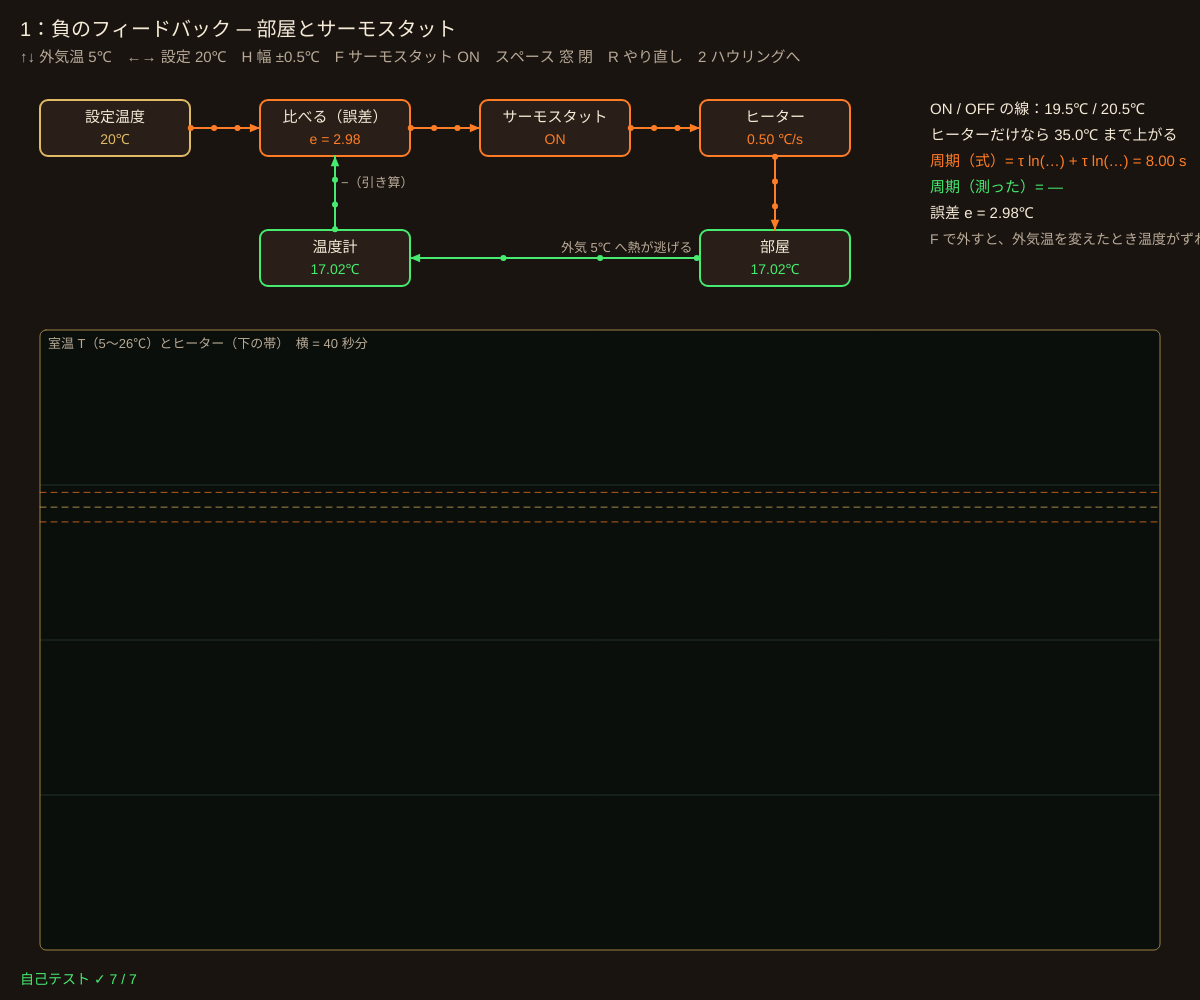
Frame 1 (no input)
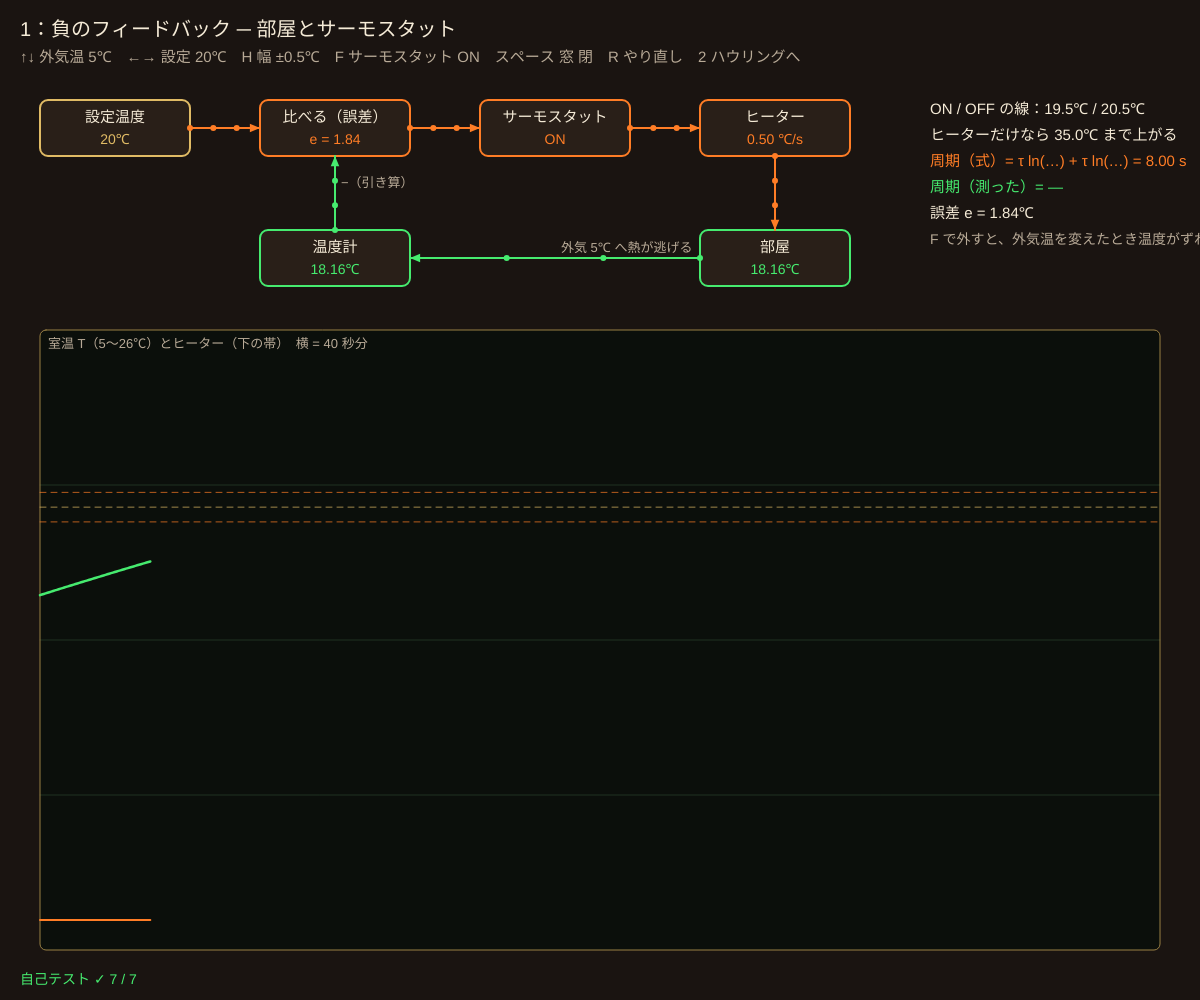
Frame 60 (no input)
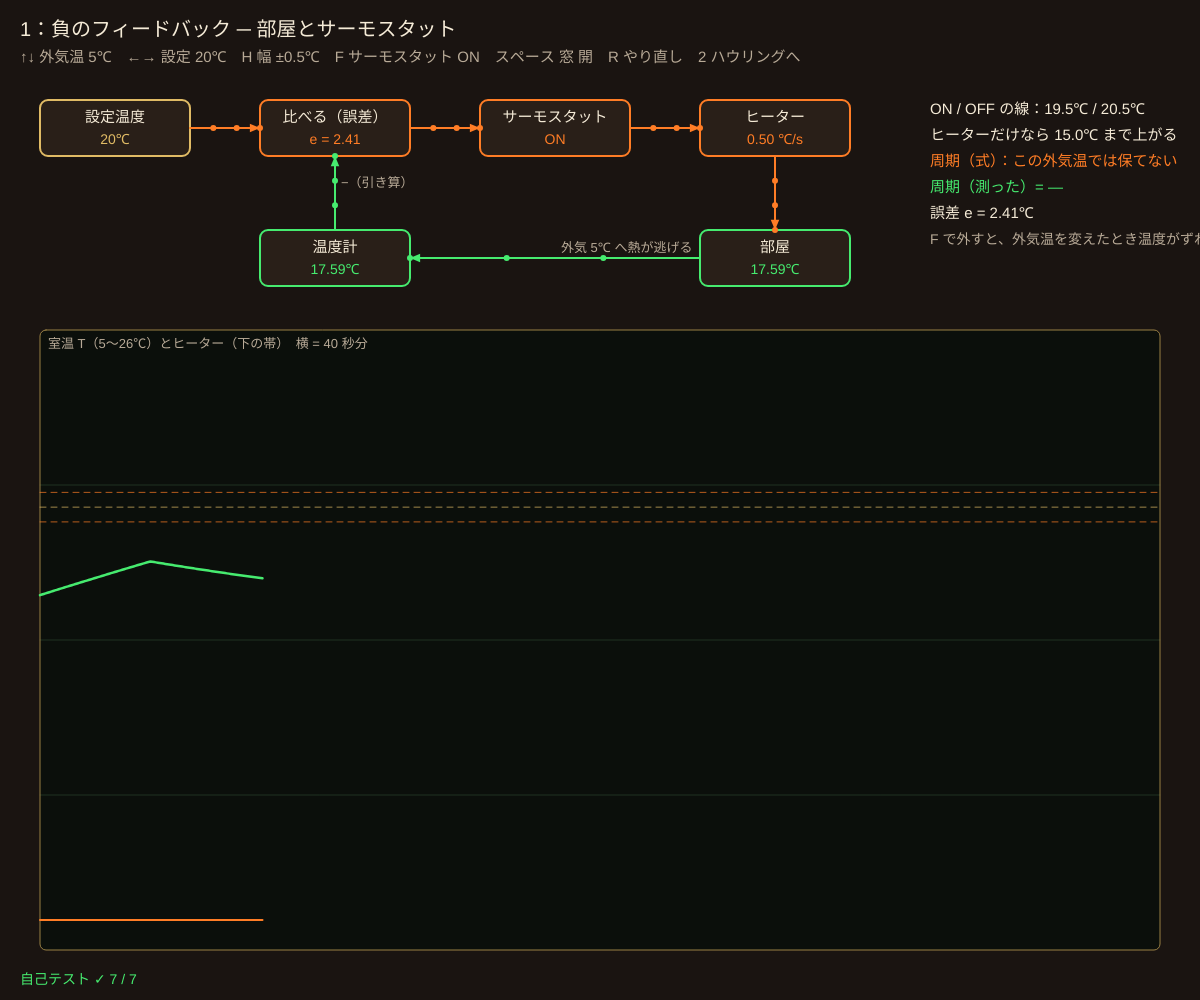
Frame 120 (the mouse pressed at the canvas centre since frame 60)

The p5.js sketch that drew these frames (run headless with seeded random() and noise() and a simulated clock; from frame 60 on, the mouse is pressed at the canvas centre):

// p5.js sketch
// ── sketch.js
// ============================================
// 00 負のフィードバックと正のフィードバック
// 1：部屋とサーモスタット（負のフィードバック）。温度が下がるとヒーターが入り、上がると切れる → 温度が一定に保たれる
// 2：マイクのハウリング（正のフィードバック）。音が増えるほどもっと増える → 暴走して、アンプの上限で飽和する
// 1 2 = 切りかえ / ↑↓ = 外気温（1）・ループゲイン G（2） / ←→ = 設定温度 / H = ヒステリシスの幅 / F = サーモスタットを外す
// スペース・クリック = 窓を開ける（1）・音を入れる（2） / R = やり直し
// ============================================

let tauRoom = 60;          // ★ 部屋の時定数 [秒]（大きいほど冷めにくい）
let heatRate = 0.5;        // ★ ヒーターの温め速さ [℃/秒]（ヒーターだけなら外気 + 30℃ まで上がる）
let setT = 20, outT = 5;   // ★ 設定温度・外気温 [℃]
const BANDS = [0.25, 0.5, 1, 2];   // ★ ヒステリシスの半分の幅 [℃]（設定 ± この幅で ON / OFF）
let bandI = 1, useThermo = true, windowOpen = false;
let G = 1.5;               // ★ ハウリングのループゲイン（マイク → アンプ → スピーカー → マイク の 1 周の倍率）
let tauHowl = 0.2;         // ★ 音が 1 周する時間の目安 [秒]
let modeSel = 1, room, howl, histA = [], tSim = 0, switches = [];
const SPEED1 = 4, SPEED2 = 0.5;    // 1 フレームで進む時間 = (1/60) × SPEED

function setup() {
  createCanvas(windowWidth, windowHeight);
  colorMode(HSB, 360, 100, 100, 100);
  selfTest();
  resetAll();
}
function resetAll() { room = { T: 17, on: 0 }; howl = { y: 1e-3 }; histA = []; tSim = 0; switches = []; }

// ---- 1：部屋の温度 T' = (外気 − T) / τ + (ヒーター ON なら heatRate)
function roomStep(r, p, dt) {
  let band = BANDS[p.bandI], tau = p.windowOpen ? p.tau / 3 : p.tau;
  if (p.thermo) {                                  // サーモスタット：下の線より下で ON、上の線より上で OFF
    if (r.T < p.setT - band) r.on = 1;
    else if (r.T > p.setT + band) r.on = 0;
  } else r.on = 0.5;                               // 外すと：ヒーターを半分の強さでつけっぱなし
  r.T += dt * ((p.outT - r.T) / tau + p.heat * r.on);
  r.T = clampv(r.T, -50, 80);
}
function roomParams() { return { tau: tauRoom, heat: heatRate, setT, outT, bandI, thermo: useThermo, windowOpen }; }
// ---- 2：ハウリング y' = (G · tanh(y) − y) / τ（tanh = アンプの上限で飽和）
function howlDeriv(s, p) { return [(p.G * Math.tanh(s[0]) - s[0]) / p.tau]; }

function draw() {
  background(24, 35, 10);
  let p = roomParams(), ph = (frameCount / 90) % 1;
  if (modeSel === 1) {
    for (let k = 0; k < 4; k++) {
      let was = room.on; roomStep(room, p, SPEED1 / 240); tSim += SPEED1 / 240;
      if (was !== room.on && room.on === 1) switches.push(tSim);
    }
    if (switches.length > 6) switches.shift();
    histA.push([room.T, room.on]);
  } else {
    for (let k = 0; k < 4; k++) { howl.y = clampv(rk4(howlDeriv, [howl.y], { G, tau: tauHowl }, SPEED2 / 240)[0], -5, 5); tSim += SPEED2 / 240; }
    histA.push([howl.y]);
  }
  if (histA.length > 600) histA.shift();

  say(modeSel === 1 ? '1：負のフィードバック ─ 部屋とサーモスタット' : '2：正のフィードバック ─ マイクのハウリング', 20, 36, 20);
  say(modeSel === 1 ? '↑↓ 外気温 ' + outT + '℃　←→ 設定 ' + setT + '℃　H 幅 ±' + BANDS[bandI] + '℃　F サーモスタット ' + (useThermo ? 'ON' : '外した') + '　スペース 窓 ' + (windowOpen ? '開' : '閉') + '　R やり直し　2 ハウリングへ'
                    : '↑↓ ループゲイン G = ' + G.toFixed(2) + '　スペース・クリック 音を入れる　R やり直し　1 サーモスタットへ', 20, 62, 15, C_SUB);

  // ---- ループの図
  let bx = 40, by = 100, bw = 150, bh = 56, gap = 70;
  if (modeSel === 1) {
    let e = setT - room.T;
    blockBox(bx, by, bw, bh, '設定温度', setT + '℃', C_BRASS);
    blockBox(bx + (bw + gap), by, bw, bh, '比べる（誤差）', 'e = ' + e.toFixed(2), C_TUBE);
    blockBox(bx + 2 * (bw + gap), by, bw, bh, 'サーモスタット', useThermo ? (room.on ? 'ON' : 'OFF') : '外した', room.on ? C_TUBE : C_SUB);
    blockBox(bx + 3 * (bw + gap), by, bw, bh, 'ヒーター', (heatRate * room.on).toFixed(2) + ' ℃/s', room.on ? C_TUBE : C_SUB);
    blockBox(bx + 3 * (bw + gap), by + 130, bw, bh, '部屋', room.T.toFixed(2) + '℃', C_SCOPE);
    blockBox(bx + (bw + gap), by + 130, bw, bh, '温度計', room.T.toFixed(2) + '℃', C_SCOPE);
    for (let i = 0; i < 3; i++) flowArrow(bx + i * (bw + gap) + bw, by + bh / 2, bx + (i + 1) * (bw + gap), by + bh / 2, C_TUBE, ph);
    flowArrow(bx + 3 * (bw + gap) + bw / 2, by + bh, bx + 3 * (bw + gap) + bw / 2, by + 130, C_TUBE, ph);
    flowArrow(bx + 3 * (bw + gap), by + 130 + bh / 2, bx + (bw + gap) + bw, by + 130 + bh / 2, C_SCOPE, ph, '外気 ' + outT + '℃ へ熱が逃げる');
    flowArrow(bx + (bw + gap) + bw / 2, by + 130, bx + (bw + gap) + bw / 2, by + bh, C_SCOPE, ph, '−（引き算）');
  } else {
    blockBox(bx, by, bw, bh, 'マイク', howl.y.toFixed(3), C_SCOPE);
    blockBox(bx + (bw + gap), by, bw, bh, 'アンプ × G', 'G = ' + G.toFixed(2), C_TUBE);
    blockBox(bx + 2 * (bw + gap), by, bw, bh, '上限（飽和）', 'tanh', C_TUBE);
    blockBox(bx + 3 * (bw + gap), by, bw, bh, 'スピーカー', (G * Math.tanh(howl.y)).toFixed(3), C_TUBE);
    blockBox(bx + 1.5 * (bw + gap), by + 130, bw, bh, '空気（部屋）', '遅れ τ = ' + tauHowl + ' s', C_SCOPE);
    for (let i = 0; i < 3; i++) flowArrow(bx + i * (bw + gap) + bw, by + bh / 2, bx + (i + 1) * (bw + gap), by + bh / 2, C_TUBE, ph);
    flowArrow(bx + 3 * (bw + gap) + bw / 2, by + bh, bx + 1.5 * (bw + gap) + bw, by + 130 + bh / 2, C_TUBE, ph);
    flowArrow(bx + 1.5 * (bw + gap), by + 130 + bh / 2, bx + bw / 2, by + bh, C_SCOPE, ph, '+（足し算）');
  }

  // ---- 計算した数
  let mx = bx + 4 * (bw + gap) + 10, my = by + 14;
  if (modeSel === 1) {
    let band = BANDS[bandI], Ton = outT + heatRate * (windowOpen ? tauRoom / 3 : tauRoom), tau = windowOpen ? tauRoom / 3 : tauRoom;
    let per = thermoPeriod(setT - band, setT + band, outT, Ton, tau), meas = switches.length > 1 ? (switches[switches.length - 1] - switches[0]) / (switches.length - 1) : NaN;
    say('ON / OFF の線：' + (setT - band) + '℃ / ' + (setT + band) + '℃', mx, my, 15);
    say('ヒーターだけなら ' + Ton.toFixed(1) + '℃ まで上がる', mx, my + 26, 15);
    say(per ? '周期（式）= τ ln(…) + τ ln(…) = ' + per.toFixed(2) + ' s' : '周期（式）：この外気温では保てない', mx, my + 52, 15, C_TUBE);
    say('周期（測った）= ' + (Number.isFinite(meas) ? meas.toFixed(2) + ' s' : '—'), mx, my + 78, 15, C_SCOPE);
    say('誤差 e = ' + (setT - room.T).toFixed(2) + '℃', mx, my + 104, 15);
    say(useThermo ? 'F で外すと、外気温を変えたとき温度がずれていく' : '外したまま ↑↓ で外気温を変えてみよう', mx, my + 130, 14, C_SUB);
  } else {
    let ys = fixedHowl(G), rate = (G - 1) / tauHowl;
    say('小さいうちは y ∝ e^{(G − 1) t / τ}', mx, my, 15);
    say('増える速さ (G − 1)/τ = ' + rate.toFixed(2) + ' /s', mx, my + 26, 15, C_TUBE);
    say(G > 1 ? '2 倍になる時間 = ' + (Math.log(2) / rate).toFixed(3) + ' s' : 'G ≤ 1：音は消えていく', mx, my + 52, 15, C_TUBE);
    say('落ちつく先 y* = G tanh(y*) → ' + ys.toFixed(4), mx, my + 78, 15, C_SCOPE);
    say(G > 1 ? '暴走 → 上限で張りつく（ハウリング）' : '小さな音を入れても静かになる', mx, my + 104, 15, G > 1 ? C_ALARM : C_SCOPE);
  }

  // ---- 時間グラフ
  let gx = 40, gy = by + 230, gw = width - 80, gh = height - gy - 50;
  if (modeSel === 1) {
    let lo = Math.min(setT - 6, outT), hi = setT + 6;
    plotFrame(gx, gy, gw, gh, '室温 T（' + lo + '〜' + hi + '℃）とヒーター（下の帯）　横 = ' + (600 / 60 * SPEED1).toFixed(0) + ' 秒分');
    hLine(setT + BANDS[bandI], gx, gy, gw, gh, lo, hi, C_TUBE); hLine(setT - BANDS[bandI], gx, gy, gw, gh, lo, hi, C_TUBE);
    hLine(setT, gx, gy, gw, gh, lo, hi, C_BRASS);
    plotLine(histA.map((h) => h[0]), gx, gy, gw, gh, lo, hi, C_SCOPE, 600, 2.5);
    plotLine(histA.map((h) => h[1]), gx, gy + gh - 30, gw, 24, 0, 1, C_TUBE, 600, 2);
  } else {
    let hi = Math.max(1.2, fixedHowl(Math.max(G, 1)) * 1.2);
    plotFrame(gx, gy, gw, gh, 'マイクの音の大きさ y（0〜' + hi.toFixed(2) + '）　横 = ' + (600 / 60 * SPEED2).toFixed(0) + ' 秒分');
    hLine(fixedHowl(G), gx, gy, gw, gh, 0, hi, C_TUBE);
    plotLine(histA.map((h) => Math.abs(h[0])), gx, gy, gw, gh, 0, hi, C_TUBE, 600, 2.5);
  }
  drawSelfTest();
}

// サーモスタットの周期（式）：lo→hi に温める時間 + hi→lo に冷める時間
function thermoPeriod(lo, hi, out, Ton, tau) {
  if (!(Ton > hi && out < lo)) return null;
  return tau * Math.log((Ton - lo) / (Ton - hi)) + tau * Math.log((hi - out) / (lo - out));
}
// y = G tanh(y) の正の解（2 分法）。G ≤ 1 なら 0
function fixedHowl(g) {
  if (g <= 1) return 0;
  let a = 1e-9, b = g + 1;
  for (let k = 0; k < 200; k++) { let m = (a + b) / 2; if (g * Math.tanh(m) - m > 0) a = m; else b = m; }
  return (a + b) / 2;
}

function keyPressed() {
  if (key === '1') { modeSel = 1; resetAll(); }
  if (key === '2') { modeSel = 2; resetAll(); }
  if (key === UP_ARROW) { if (modeSel === 1) outT = Math.min(18, outT + 1); else G = Math.min(3, G + 0.05); }
  if (key === DOWN_ARROW) { if (modeSel === 1) outT = Math.max(-15, outT - 1); else G = Math.max(0.2, G - 0.05); }
  if (key === RIGHT_ARROW) setT = Math.min(28, setT + 1);
  if (key === LEFT_ARROW) setT = Math.max(12, setT - 1);
  if (key === 'h' || key === 'H') bandI = (bandI + 1) % BANDS.length;
  if (key === 'f' || key === 'F') useThermo = !useThermo;
  if (key === ' ') kick();
  if (key === 'r' || key === 'R') resetAll();
}
function mousePressed() { kick(); }
function kick() { if (modeSel === 1) windowOpen = !windowOpen; else howl.y = clampv(howl.y + 0.02, -5, 5); }

// ---- 自己テスト：式で計算できる値と比べる
function selfTest() {
  selfTestResults = [];
  let p = { tau: 60, heat: 0.5, setT: 20, outT: 5, bandI: 1, thermo: true, windowOpen: false }, r = { T: 12, on: 0 }, dt = 0.01;
  let t = 0, lo = 1e9, hi = -1e9, ons = [];
  while (t < 600) { let was = r.on; roomStep(r, p, dt); t += dt; if (t > 300) { lo = Math.min(lo, r.T); hi = Math.max(hi, r.T); if (!was && r.on) ons.push(t); } }
  check('落ちついた後、室温は 19.5〜20.5℃ の帯の中（行きすぎ ≤ 0.01℃）', lo > 19.5 - 0.01 && hi < 20.5 + 0.01);
  let per = (ons[ons.length - 1] - ons[0]) / (ons.length - 1), perF = thermoPeriod(19.5, 20.5, 5, 35, 60);
  check('ON → ON の周期が式 τ ln(15.5/14.5) × 2 = ' + perF.toFixed(3) + ' s と 1% 以内で一致', ons.length > 5 && Math.abs(per - perF) / perF < 0.01);
  let n1 = countSwitches(0), n3 = countSwitches(3);
  check('幅を狭くするほど ON/OFF の回数がふえる（±0.25℃ ' + n1 + ' 回 > ±2℃ ' + n3 + ' 回）', n1 > 3 * n3 && n3 > 0);
  let pc = { ...p, outT: -5 }, rc = { T: 20, on: 0 }, po = { ...pc, thermo: false }, ro = { T: 20, on: 0 }, sc = 0, n = 0;
  for (let k = 0; k < 60000; k++) { roomStep(rc, pc, dt); roomStep(ro, po, dt); if (k > 30000) { sc += rc.T; n++; } }
  check('外気温 −5℃：フィードバックありは平均 20℃ に近い（' + (sc / n).toFixed(2) + '）、外すと 10℃ にずれる', Math.abs(sc / n - 20) < 0.6 && near(ro.T, 10, 0.01));
  let s = [1e-4]; for (let k = 0; k < 100; k++) s = rk4(howlDeriv, s, { G: 1.5, tau: 0.2 }, 0.01);
  check('正のフィードバック G = 1.5：小さい音は 1 秒で e^{2.5} = 12.18 倍（1% 以内）', Math.abs(s[0] / 1e-4 / Math.exp(2.5) - 1) < 0.01);
  for (let k = 0; k < 2000; k++) s = rk4(howlDeriv, s, { G: 1.5, tau: 0.2 }, 0.01);
  check('暴走は上限で止まる：y → y* = 1.5 tanh(y*) = ' + fixedHowl(1.5).toFixed(4), near(s[0], fixedHowl(1.5), 1e-6) && near(1.5 * Math.tanh(fixedHowl(1.5)), fixedHowl(1.5), 1e-9));
  let q = [0.5]; for (let k = 0; k < 2000; k++) q = rk4(howlDeriv, q, { G: 0.8, tau: 0.2 }, 0.01);
  check('G = 0.8 < 1 なら音は消える（20 秒で 0.5 → ' + q[0].toExponential(1) + '）', Math.abs(q[0]) < 1e-6);
  reportSelfTest();
}
function countSwitches(bi) {
  let p = { tau: 60, heat: 0.5, setT: 20, outT: 5, bandI: bi, thermo: true, windowOpen: false }, r = { T: 20, on: 0 }, n = 0;
  for (let k = 0; k < 40000; k++) { let was = r.on; roomStep(r, p, 0.01); if (!was && r.on) n++; }
  return n;
}

// ---------- やってみよう ----------
// 1. H で幅を ±0.25℃ にすると温度の波はどうなる？ ヒーターの ON/OFF の回数は？（機械が早くこわれる理由）
// 2. F でサーモスタットを外し、↑↓ で外気温を変える。温度はどこまでずれる？ もう一度 F で戻すと？
// 3. スペースで窓を開けると、周期（式）はどう変わる？ 測った周期と比べよう
// 4. 2 のハウリングで G を 1.00 ちょうどにすると？ 0.95 と 1.05 で何が起きる？
// 5. tauHowl を変えると「2 倍になる時間」はどう変わる？ 本物のハウリングが一瞬で起きるのはなぜ？


// ==================================================
// ここから下は「サイバネティクスの道具」（中身は読まなくても OK。消さないでね）
// ==================================================
function clampv(v, a, b) { return v < a ? a : v > b ? b : v; }
function fin(v, d) { return Number.isFinite(v) ? v : d; }        // NaN・Infinity なら d にもどす
// 決まった種（seed）から毎回同じ乱数列（0〜1）を出す。自己テストをいつも同じにするため
function makeRng(seed) {
  let a = seed >>> 0;
  return () => { a = (a + 0x6d2b79f5) >>> 0; let t = a; t = Math.imul(t ^ (t >>> 15), t | 1); t ^= t + Math.imul(t ^ (t >>> 7), t | 61); return ((t ^ (t >>> 14)) >>> 0) / 4294967296; };
}

// ---- 画面の道具（色は [色相, 彩度, 明るさ] の配列）
const C_TXT = [40, 12, 96], C_SUB = [35, 18, 72], C_SCOPE = [135, 70, 92], C_TUBE = [24, 85, 100], C_BRASS = [42, 55, 88], C_ALARM = [0, 80, 100];
function col(c, a) { return color(c[0], c[1], c[2], a === undefined ? 100 : a); }
function say(s, x, y, size, c) { noStroke(); fill(col(c || C_TXT)); textSize(size || 15); text(s, x, y); }
// オシロスコープ風の枠
function plotFrame(x, y, w, h, title) {
  noStroke(); fill(130, 40, 6, 90); rect(x, y, w, h, 6);
  stroke(130, 40, 40, 40); strokeWeight(1);
  for (let k = 1; k < 4; k++) line(x, y + (h * k) / 4, x + w, y + (h * k) / 4);
  noFill(); stroke(C_BRASS[0], C_BRASS[1], 60); rect(x, y, w, h, 6);
  if (title) say(title, x + 8, y + 18, 13, C_SUB);
}
// arr の値を lo〜hi の範囲で、枠 (x, y, w, h) に折れ線で描く（n = 横に並べる点の数）
function plotLine(arr, x, y, w, h, lo, hi, c, n, wt) {
  if (!arr || arr.length < 2) return;
  n = n || arr.length;
  stroke(col(c)); strokeWeight(wt || 2); noFill();
  beginShape();
  for (let i = 0; i < arr.length; i++) vertex(x + (i / (n - 1)) * w, y + h - clampv((fin(arr[i], lo) - lo) / (hi - lo), 0, 1) * h);
  endShape();
}
function hLine(v, x, y, w, h, lo, hi, c) {   // グラフの中の水平線（目標値など）
  let yy = y + h - clampv((v - lo) / (hi - lo), 0, 1) * h;
  stroke(col(c, 70)); strokeWeight(1); drawingContext.setLineDash([6, 5]); line(x, yy, x + w, yy); drawingContext.setLineDash([]);
}
// ブロック図の箱（名前と今の値）
function blockBox(x, y, w, h, name, val, c) {
  stroke(col(c || C_BRASS)); strokeWeight(2); fill(25, 40, 16); rect(x, y, w, h, 8);
  noStroke(); fill(col(C_TXT)); textAlign(CENTER, CENTER); textSize(15); text(name, x + w / 2, y + h / 2 - (val === undefined ? 0 : 10));
  if (val !== undefined) { fill(col(c || C_TUBE)); textSize(14); text(val, x + w / 2, y + h / 2 + 12); }
  textAlign(LEFT, BASELINE);
}
// 信号の矢印：点が流れて「ループを回る」ようすを見せる（phase = 0〜1）
function flowArrow(x1, y1, x2, y2, c, phase, label) {
  stroke(col(c)); strokeWeight(2); line(x1, y1, x2, y2);
  let a = Math.atan2(y2 - y1, x2 - x1);
  noStroke(); fill(col(c)); triangle(x2, y2, x2 - 11 * Math.cos(a - 0.4), y2 - 11 * Math.sin(a - 0.4), x2 - 11 * Math.cos(a + 0.4), y2 - 11 * Math.sin(a + 0.4));
  for (let k = 0; k < 3; k++) { let f = (phase + k / 3) % 1; circle(x1 + (x2 - x1) * f, y1 + (y2 - y1) * f, 6); }
  if (label) { fill(col(C_SUB)); textSize(13); text(label, (x1 + x2) / 2 + 6, (y1 + y2) / 2 - 6); }
}

// ---- 自己テストの道具
let selfTestResults = [];
function check(name, cond) { selfTestResults.push({ name, ok: !!cond }); }
function near(a, b, tol) { return Number.isFinite(a) && Math.abs(a - b) <= (tol === undefined ? 1e-9 : tol); }
function reportSelfTest() { for (let r of selfTestResults) (r.ok ? console.log : console.error)((r.ok ? '✓ ' : '✗ ') + r.name); }
function selfTestLine() { let n = selfTestResults.filter((r) => r.ok).length; return '自己テスト ' + (n === selfTestResults.length ? '✓ ' : '✗ ') + n + ' / ' + selfTestResults.length; }
function drawSelfTest() { say(selfTestLine(), 20, height - 16, 14, selfTestResults.every((r) => r.ok) ? C_SCOPE : C_ALARM); }
// ---- 4 次のルンゲ＝クッタ法（f(s, p) = ds/dt、s は配列）
function rk4(f, s, p, h) {
  let k1 = f(s, p), k2 = f(s.map((v, i) => v + (h / 2) * k1[i]), p);
  let k3 = f(s.map((v, i) => v + (h / 2) * k2[i]), p), k4 = f(s.map((v, i) => v + h * k3[i]), p);
  return s.map((v, i) => v + (h / 6) * (k1[i] + 2 * k2[i] + 2 * k3[i] + k4[i]));
}
